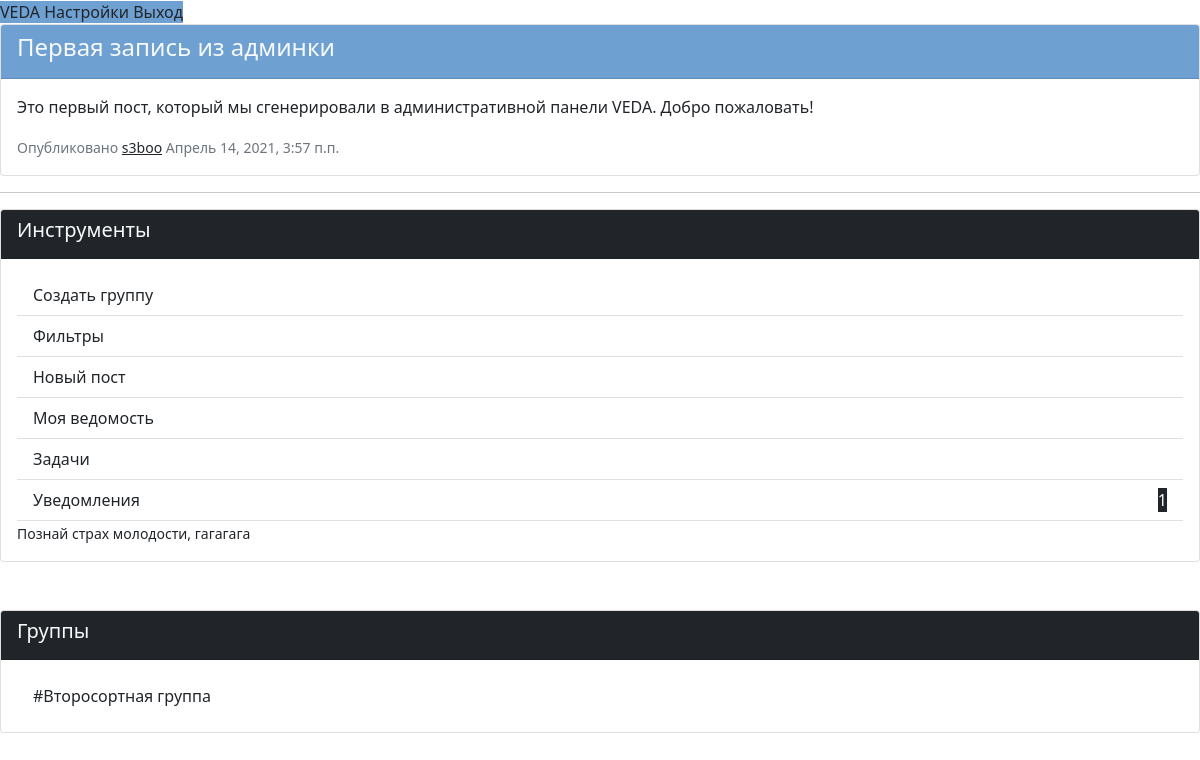
The app's page / (signed in) with its own data.
### VEDA_application/models.py (models this page shows, shortened)
class Admin_post(models.Model):
    author = models.ForeignKey(
        Client,
        on_delete=models.SET_NULL,
        null=True
    ) # Автор поста, может отсутствовать
    article = models.CharField(max_length=50)                   # Заголовок поста
    text = models.TextField()                                   # Сообщение поста, неограниченное количество знаков
    date_of_create = models.DateTimeField(auto_now_add=True)    # Дата и время публикации поста

class Client(models.Model):
    def __str__(self):
        return self.user.username
    user = models.OneToOneField(
        User,
        on_delete=models.CASCADE,
    )   # Связь один-к-одному с пользователем
    father = models.ForeignKey(
        Parent,
        on_delete=models.SET_NULL,
        null=True,
        related_name='father'
    ) # Связь с родителем внешним ключем
    mother =  models.ForeignKey(
        Parent,
        on_delete=models.SET_NULL,
        null=True,
        related_name='mother'
    ) # Связь с родителем внешним ключом
    status = models.CharField(max_length=100)                       # Поле статуса (отображается в профиле пользователя)
    hobbies = models.CharField(max_length=100)                      # Поле хобби (используется куратором и отображается в профиле)
    day_of_birthday = models.DateField(null=True)                   # Поле дня рождения (используется куратором и отображается в профиле)
    adress = models.CharField(max_length=50)                        # Поле адреса (используется только куратором и не виден в профиле)
    userpic = models.ImageField(upload_to='userpics', null=True)    # Аватар пользователя

class Notification(models.Model):
    receiver = models.ForeignKey(Client, on_delete=models.CASCADE)  # Получатель уведомления
    message = models.CharField(max_length=100)                      # Сообщение уведомления
    date_of_create = models.DateTimeField(auto_now_add=True)        # Дата и время создания уведомления
    priority = models.IntegerField(choices=(
        (1, 'Personal'),
        (2, 'System notification'),
        (3, 'Group tasks'),
        (4, 'Group post'),
        (5, 'Admin post'),
    ))
    """ Приоритет уведомления, где:
        1. Личные уведомления (подписка, удаление из группы и т.п.)
        2. Системные уведомления (технические работы, баг и т.п.)
        3. Задачи группы (выполнена, закрыта, открыта)
        4. Посты группы (новый пост)
        5. Посты админов (обновления разработчиков в блоге)
    """

class Group(models.Model):
    moderators = models.ManyToManyField(
        Client,
        related_name='moderators',
        blank=True,
    ) # Количество модераторов не ограничено, связаны внешней таблицей с Client
    listeners = models.ManyToManyField(
        Client,
        related_name='listeners',
        blank=True,
    ) # Количество подписчиков не ограничено, связаны внешней таблицей с Client
    name = models.CharField(max_length=40)              # Название группы
    shedule = models.FileField(upload_to='shedules')    # Расписание группы
    ratings =  models.FileField(upload_to='ratings')    # Оценки в группе
    sheet = models.FileField(upload_to='sheets')        # Вся ведомость по группе

### VEDA_application/views.py (the view)
# urls.py: re_path('', views.index, name="index")                          # главная страница
def index(request):
    if request.method == 'GET':
        return render(request, 'index.html', context={
            'admin_posts': models.Admin_post.objects.all(),
            'groups': models.Group.objects.filter(listeners__user__username=request.user.username),
            'notifications': models.Notification.objects.filter(receiver__user__username=request.user.username),
            'tasks': models.Task.objects.filter(receiver__user__username=request.user.username)
        })

### VEDA_application/templates/index.html (shortened to what this page needs)
{% extends 'main_template.html' %}
{% load static %}
{% block application %}
  {% include 'borders_template.html' %}
  <div id="index">
    <b-container class="mt-5">
      <b-row align-h="between">
        <b-col cols="8" class="p-0">
          {% for post in admin_posts %}
            <div class="card card-outline-secondary mb-3">
              <div class="card-header bg-blue text-light">
                <h4>{{ post.article }}</h4>
              </div>
              <div class="card-body">
                <p>{{ post.text }}</p>
                <small class="text-muted">Опубликовано <a class="text-dark" href="#">{{ post.author }}</a>  {{ post.date_of_create }}</small>
              </div>
            </div>
            <hr>
          {% endfor %}
        </b-col>
        <b-col cols="3" class="p-0">
          <div class="card card-outline-secondary m-0">
            <div class="card-header bg-dark text-light">
              <h5>Инструменты</h5>
            </div>
            <div class="card-body">
              <div class="list-group list-group-flush">
                <a href="#" class="list-group-item list-group-item-action ">Создать группу</a>
                <a class="list-group-item list-group-item-action" href="#">Фильтры</a>
                {% if user.is_staff %}
                  <a href="#" class="list-group-item list-group-item-action">Новый пост</a>
                {% endif %}
                <a href="#" class="list-group-item list-group-item-action">Моя ведомость</a>
                <a href="#task-collapse" @click.prevent v-b-toggle class="list-group-item list-group-item-action d-flex justify-content-between align-items-center">
                  Задачи {% if tasks %} <b-badge class="text-light bg-dark">{{ tasks|length }} </b-badge> {% endif %}
                </a>
                <a href="#notification-collapse" @click.prevent v-b-toggle class="list-group-item list-group-item-action d-flex justify-content-between align-items-center">
                  Уведомления  {% if notifications %} <b-badge class="text-light bg-dark"> {{ notifications|length }} </b-badge> {% endif %}
                </a>
                <b-collapse id="notification-collapse">
                    {% for notification in notifications %}
                      <b-card class="mt-2 small">
                        {{ notification.message }}
                      </b-card>
                    {% endfor %}
                </b-collapse>
                </div>
            </div>
          </div>
          <div class="card card-outline-secondary mt-5">
            <div class="card-header bg-dark text-light">
              <h5>Группы</h5>
            </div>
            <div class="card-body">
              <div class="list-group list-group-flush">
                {% for group in groups %}
                  <a href="#" class="list-group-item list-group-item-action ">#{{ group.name }}</a>
                {% endfor %}
              </div>
            </div>
          </div>
        </b-col>
      </b-row>
    </b-container>
  </div>
{% endblock application %}

### static/bg.css (style rules this page uses)
.bg-blue { background-color: #6ea0d2; }

### records on screen
Admin_post: article "Первая запись из админки", text "Это первый пост, который мы сгенерировали в административной панели VEDA. Добро пожаловать!", author "s3boo", date_of_create "Апрель 14, 2021, 3:57 п.п."
Notification: message "Познай страх молодости, гагагага"
Group: name "Второсортная группа"

### other values on screen
{{ notifications|length }} "1"
